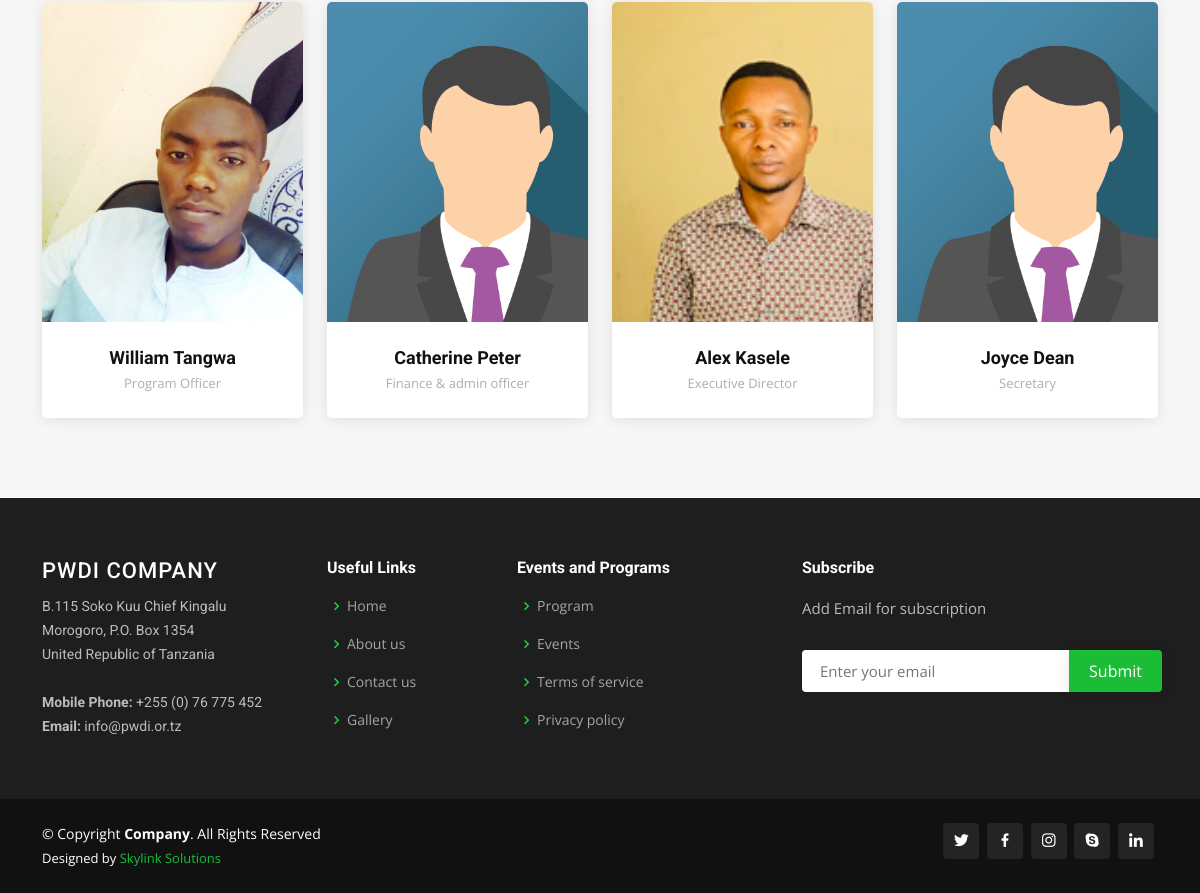
/team.php (lower part), run on an earlier commit of the app's database.
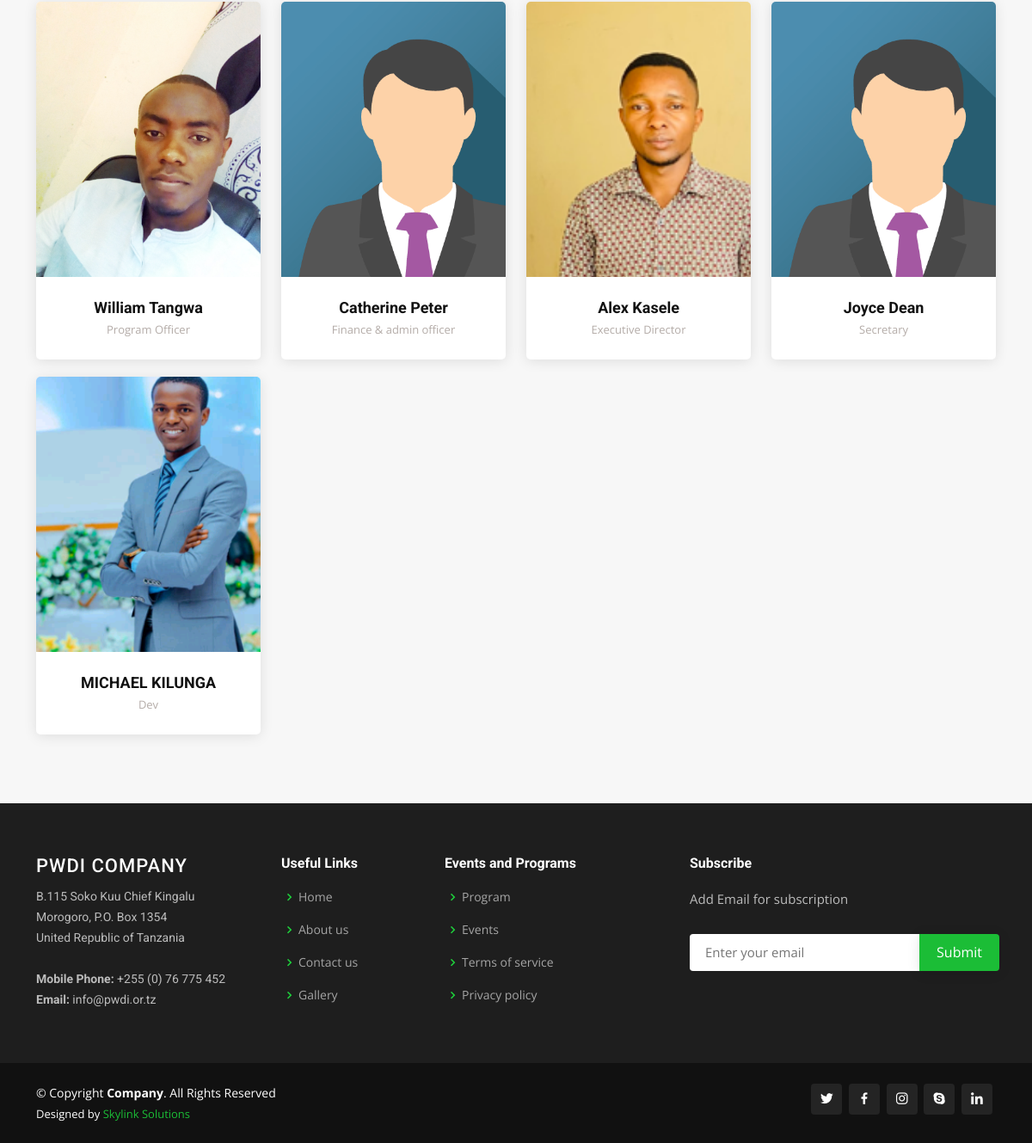
And on a later commit of the database.
### tables this page shows
CREATE TABLE `staff` (
  `staff_id` int(11) NOT NULL,
  `staff_name` varchar(500) NOT NULL,
  `staff_email` varchar(500) NOT NULL,
  `staff_password` varchar(500) NOT NULL,
  `staff_ability` enum('No','Yes') NOT NULL,
  `staff_title` varchar(500) NOT NULL,
  `staff_photo` varchar(500) NOT NULL,
  `staff_status` enum('active','inactive') NOT NULL
);

### team.php (the view, shortened to what this page needs)
<?php
include "header.php";
?>
<?php
include_once "pwdi_db.php";
?>
<body>
  <main id="main">
    <section id="team" class="team section-bg">
      <div class="container">
        <div class="row">
          <?php
          $sqli = "SELECT * FROM staff WHERE staff_status='active'";
          $result = mysqli_query($conn, $sqli);
          while ($row = mysqli_fetch_assoc($result)) {
            $photo = 'staff/' . $row['staff_photo'];
          ?>
            <div class="col-lg-3 col-md-6 d-flex align-items-stretch">
              <div class="member" data-aos="fade-up" data-aos-delay="100">
                <div class="member-img">
                  <div style="
              background-image:url('<?php echo $photo; ?>');
              background-position:center center;
              background-repeat:no-repeat;
              background-size: cover;
              background: cover;
              height: 40vh;
               width: 40vh;
                            "></div>
                </div>
                <div class="member-info">
                  <h4><?php echo $row['staff_name']; ?></h4>
                  <span><?php echo $row['staff_title']; ?></span>
                </div>
              </div>
            </div>
          <?php
          }
          ?>
        </div>
      </div>
    </section>
  </main>
</body>
<?php
include "footer.php"
?>
</html>

What changed in the data, as far as the page shows it:
added staff: staff_photo (picture), staff_name "MICHAEL KILUNGA", staff_title "Dev"
